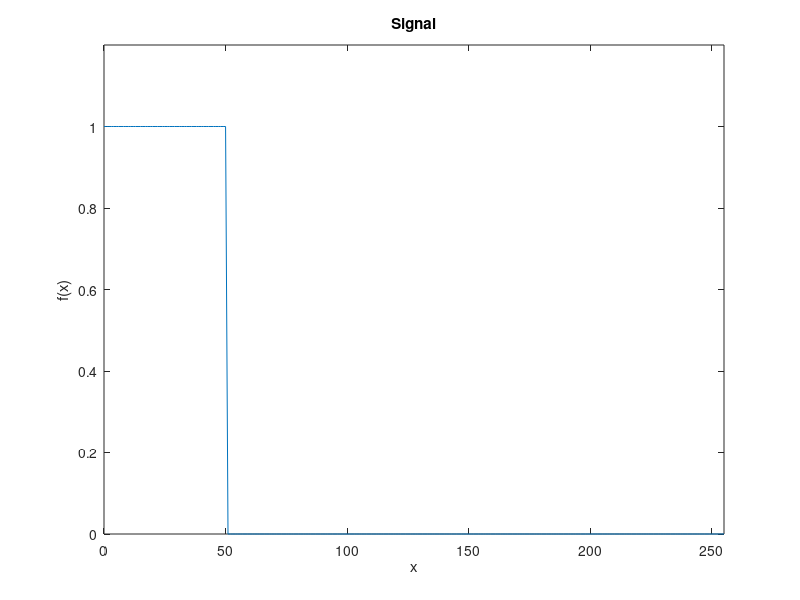
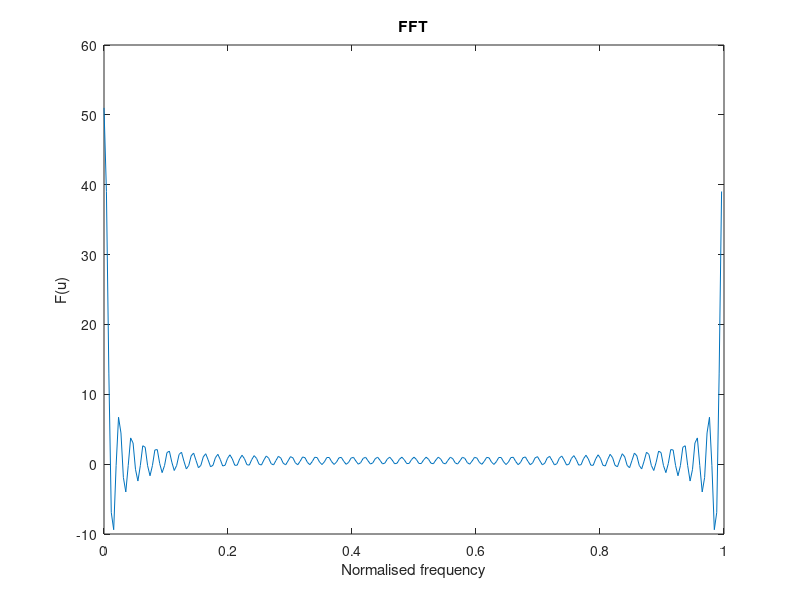
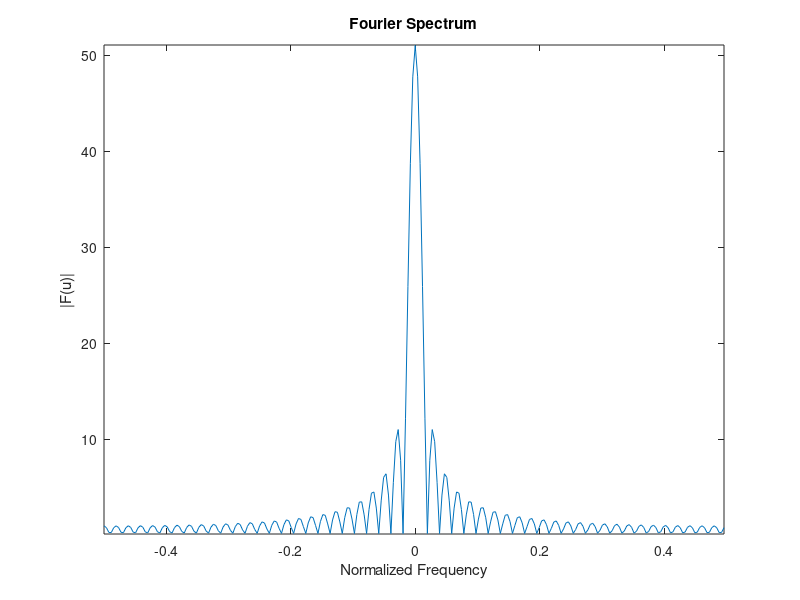
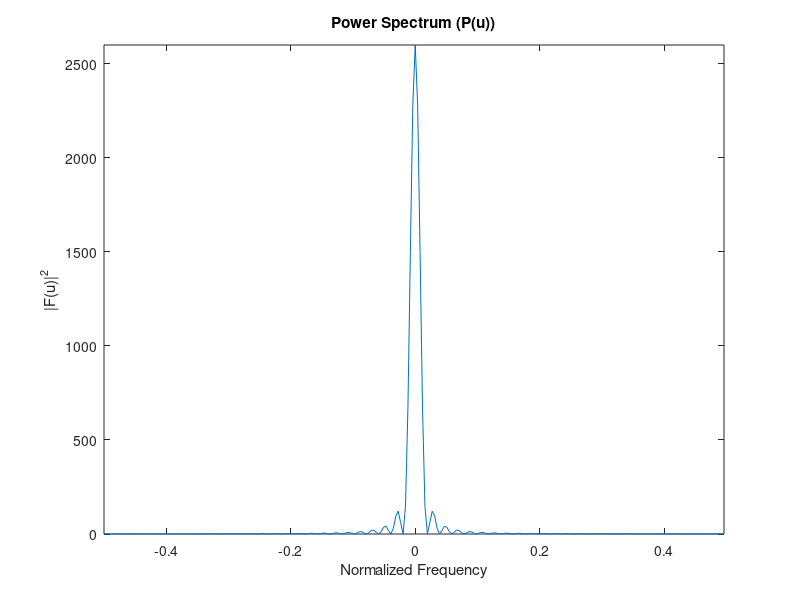

Source code (MATLAB) for these figures, in order:
close all
clear

X=[0:1:255];
L=size(X,2);

Y1=zeros(1,L);
Y1([1:L*0.2])=1;

FFT_Y = fft(Y1);

figure;plot (X,Y1)
title('Signal')
xlabel('x')
ylabel('f(x)')
axis([min(X),max(X),0,1.2])
print -deps -F:16 signal1-1D.eps

NFFT=size(FFT_Y, 2);
nVals=(0:NFFT-1)/NFFT; %Normalized DFT Sample points
figure;plot (nVals,FFT_Y)
title('FFT')
xlabel('Normalised frequency')
ylabel('F(u)')
print -deps -F:16 FFT1-1D.eps

fVals=(-NFFT/2:NFFT/2-1)/NFFT; %DFT Sample points	 	 
figure;plot(fVals,fftshift(abs(FFT_Y)));
title('Fourier Spectrum');	 	 
xlabel('Normalized Frequency')	 	 
ylabel('|F(u)|');
axis([min(fVals),max(fVals),min(abs(FFT_Y))-0.05,max(abs(FFT_Y))+0.05])
print -deps -F:16 Fourier_spectrum-1D.eps

figure;plot(fVals,fftshift(abs(FFT_Y).^2));
title('Power Spectrum (P(u))');	 	 
xlabel('Normalized Frequency')	 	 
ylabel('|F(u)|^2');
axis([min(fVals),max(fVals),min(abs(FFT_Y))^2-0.05,max(abs(FFT_Y))^2+0.05])
print -deps -F:16 Power_spectrum-1D.eps



